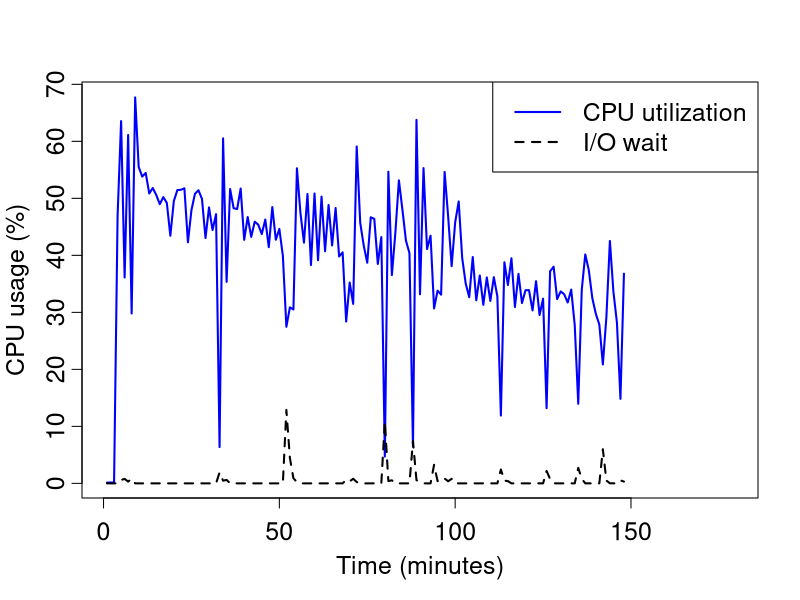

Write the R code that produced this figure.
#Where the file is saved
pdf("/home/hadoop/rough/MyGITProjects/PGA_EvaluationArchitecturePaper/Evaluation-architectures-for-big-data/CameraReady/Figure/SystemData/Plots/ECCPUSSD.pdf", family="Times")

#Read data from CSV
data <- read.csv(file="EC_1HDD_CPUCopy.csv",head=FALSE,sep=",")

x <- 1:length(data$V4)

lt <- c(1,2)

plot(x, data$V4, type='l', col='blue', lwd=2, lty=lt[1], ann=F, xaxt='n', yaxt='n')
lines(x, data$V5, col='black', lwd=2, lty=lt[2])
axis(1, cex.axis=1.5, padj=.35)
axis(2,cex.axis=1.5, padj=.35)
title(xlab="Time (minutes)", cex.lab=1.5)
title(ylab="CPU usage (%)", cex.lab=1.5, mgp=c(2.7,1,1))

legend("topright", c("CPU utilization", "I/O wait"), col=c("blue","black"), lwd=c(2,2), lty=lt, cex = 1.5)

dev.off()
